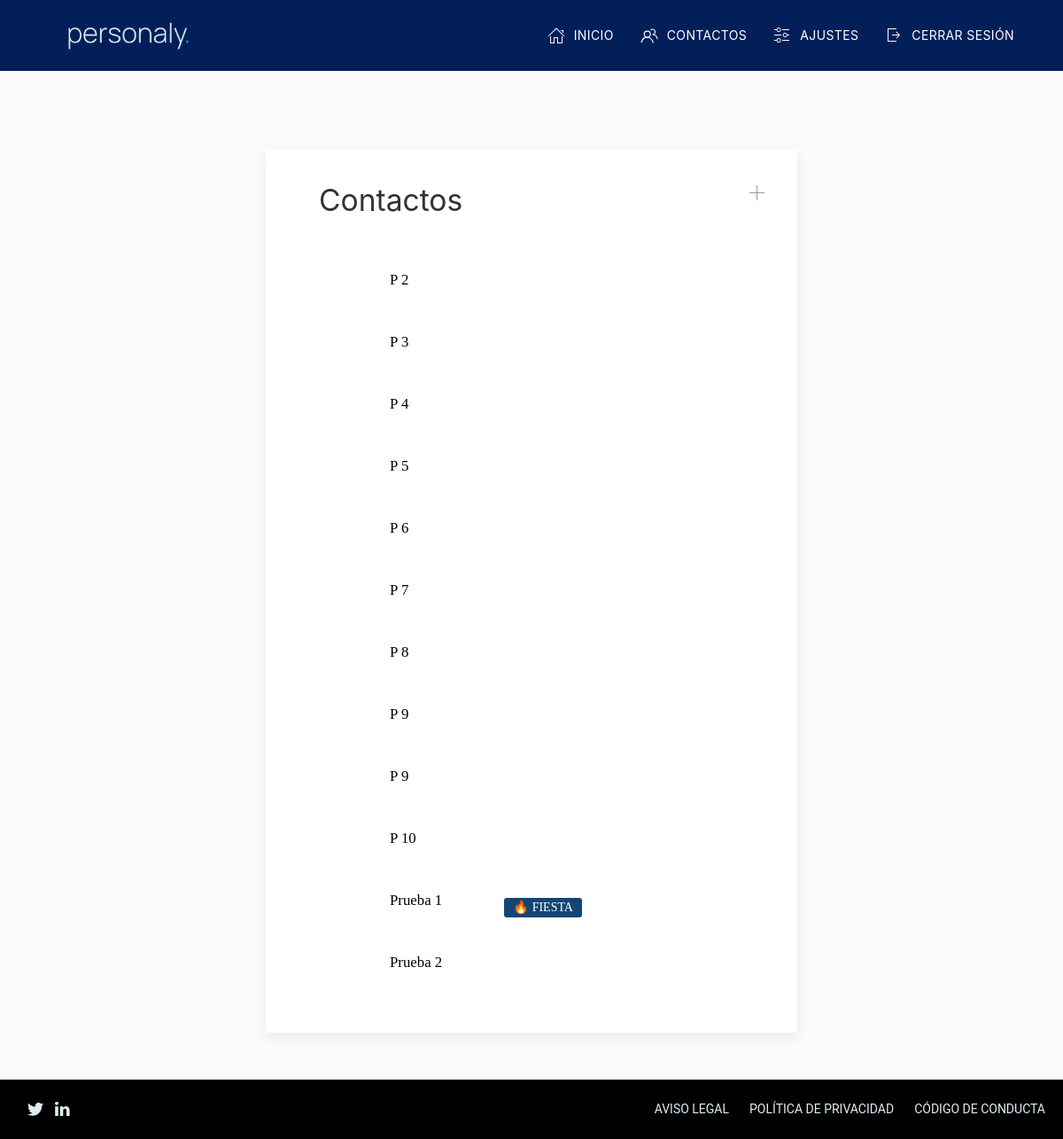
The page /es/app/contacts/ (signed in) on the database as committed earlier.
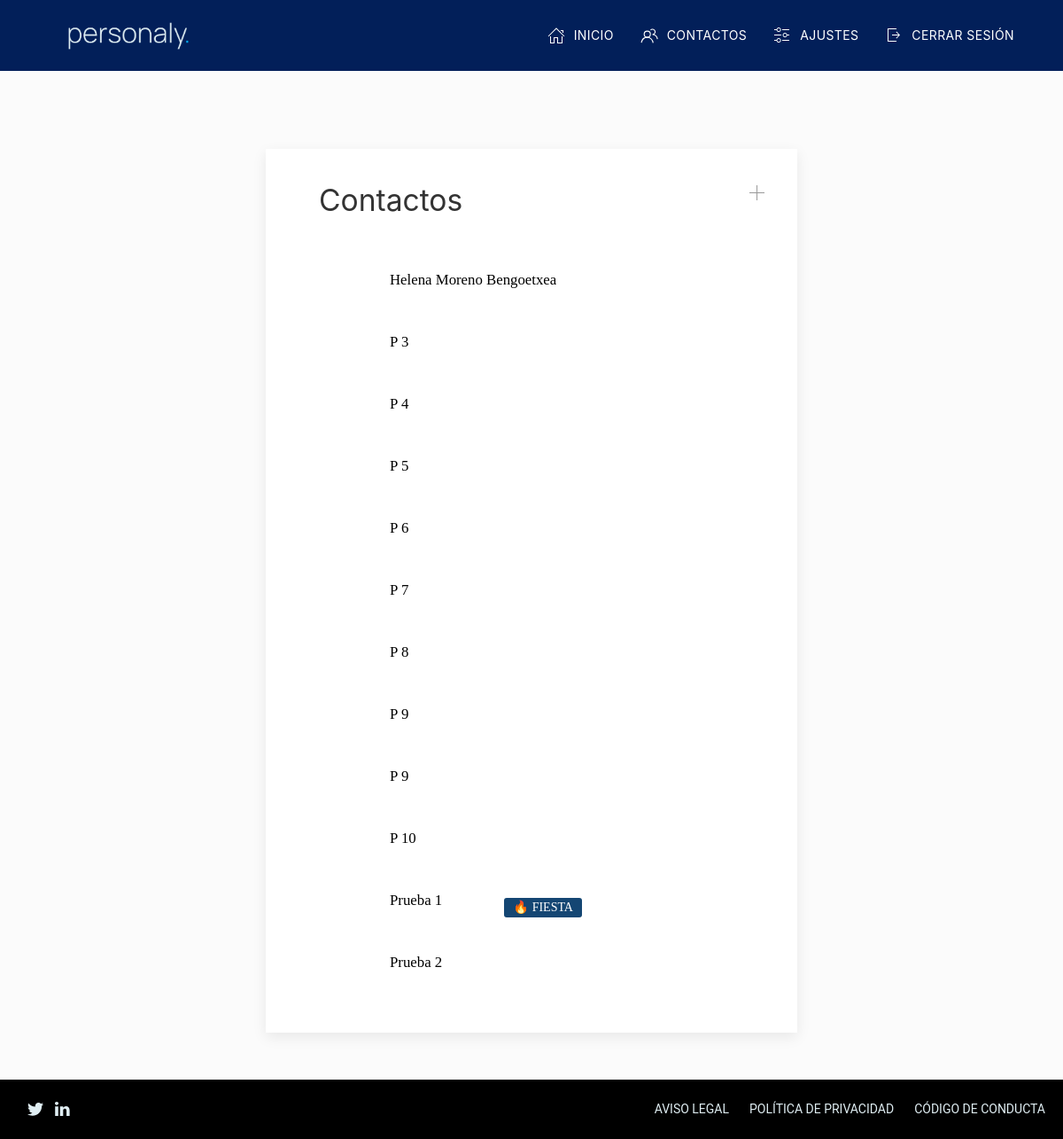
The same page on the database as committed later.
### dashboard/models.py (models this page shows, shortened)
class Contact(models.Model):
    id = models.UUIDField(primary_key=True, default=uuid.uuid4, editable=False)
    owner = models.ForeignKey(User, on_delete=models.CASCADE)
    name = models.TextField()
    surnames = models.TextField()
    location = models.TextField(blank=True)
    phone = PhoneField(blank=True)
    created_at = models.DateTimeField(auto_now_add=True)
    url = models.SlugField(blank=True, max_length=255)
    image_contact = models.ImageField(blank=True, upload_to='images_contacts', null=True, verbose_name='imagecontact')
    active = models.BooleanField(default=True)

class TagContact(models.Model):
    icon = models.CharField(blank=False, max_length=10)
    text = models.TextField(blank=False, max_length=20)
    owner = models.ForeignKey(User, on_delete=models.CASCADE)
    contact = models.ForeignKey(Contact, on_delete=models.CASCADE)

### dashboard/views.py (the view)
# urls.py: path('contacts/', views.contacts_list_view, name='contacts'),
@login_required
def contacts_list_view(request, form_add_contact=AddContactForm, errors=False):
    owner = request.user
    list_contacts = Contact.objects.filter(owner=owner, active=True).order_by('name')
    count_contacts = len(list_contacts)
    list_tags = TagContact.objects.filter(owner=owner)
    return render(request, 'dashboard/contacts_list.html', {'contact_list': list_contacts, 'tags_list': list_tags,
                                                            'form_add_contact': form_add_contact,
                                                            'count_contacts': count_contacts,
                                                            'errors': errors})

### dashboard/templates/dashboard/contacts_list.html (shortened to what this page needs)
{% extends 'app/base_app.html' %}
{% load i18n %}
{% load static %}
{% block content_main %}
    <div class="container-app  ">
        <div class="uk-flex uk-flex-center">
            <div class="uk-card  uk-card-default uk-card-body uk-width-1-2@m">
                <div class="card-title uk-flex-inline uk-margin-left uk-margin-bottom">
                    <h1 class="uk-heading-medium">{% translate "Contactos" %}</h1>
                    <ul class="uk-iconnav btn-actions-tittle uk-flex-right">
                        <li><a href="#add_contact" class="uk-icon-link" uk-icon="icon: plus"
                               uk-tooltip="title: {% translate "Añadir contacto" %}; pos: bottom-left" uk-toggle></a>
                    </ul>
                </div>
                {% if count_contacts == 0 %}
                    <div class="uk-container">
                        <div class="uk-flex-middle" uk-grid>
                            <div class="uk-width-2-3@m uk-flex-first">
                                <div class="uk-margin-left">
                                    <p>Aún no tienes contactos en personaly, añádelos y empieza a simplificar tu
                                        vida.</p>
                                </div>
                                <div class="uk-text-center">
                                    <button class="uk-button uk-button-secondary uk-button-large" type="button"
                                            uk-toggle="target: #add_contact">{% translate "Añadir contacto" %}</button>
                                </div>
                            </div>
                            <div class="uk-width-1-3@m ">
                                <img class="uk-preserve" width="400"
                                     src="{% static 'img/app/add_contact.svg' %}" alt="Sin contactos" uk-svg>
                            </div>
                        </div>
                    </div>
                {% else %}
                    {% for contact in contact_list %}
                        {% include "dashboard/contact_list/contact_list_items.html" with contact=contact tags_list=tags_list %}
                    {% endfor %}
                {% endif %}
            </div>
        </div>
    </div>
{% endblock %}

### dashboard/templates/dashboard/contact_list/contact_list_items.html (shortened to what this page needs)
{% load i18n %}
{% load static %}
<div class="uk-margin-bottom">
    <a href="{% url 'contact' contact.url %}">
        <div class="uk-button app-button-contact uk-width-1-1 ">
            <div class="uk-flex-inline uk-flex-middle">
                <div class="uk-flex-left uk-flex-inline uk-flex-bottom">
                    <div class="container-image-contact">
                        {% if contact.image_contact %}
                            <img class="uk-border-circle image-contact" width="50" height="50"
                                 data-src="/media{{ contact.image_contact }}"
                                 alt="{{ contact.name }} {{ contact.surnames }}" uk-img>
                        {% else %}
                            <img class="uk-border-circle image-contact" width="50" height="50"
                                 data-src="{% static 'img/app/contact_holder.jpg' %}"
                                 alt="{{ contact.name }} {{ contact.surnames }}" uk-img>
                        {% endif %}
                    </div>
                    <div class="text-button-contact uk-margin-left uk-flex-middle uk-margin-right"
                         id="info">{{ contact.name }} {{ contact.surnames }}</div>
                    {% for tag in tags_list %}
                        <div class="uk-container uk-flex-inline uk-flex-middle ">
                            {% if tag.contact == contact %}
                                <div class="uk-label tag-contact">
                                    <span class="tag-emoji">{{ tag.icon }}</span>
                                    <span class="text-tag-contact">{{ tag.text }}</span>
                                </div>
                            {% endif %}
                        </div>
                    {% endfor %}
                </div>
            </div>
        </div>
    </a>
</div>

Rows that differ between the two databases and show on the page:
no longer on this page (row edited): Contact: name "P", surnames "2"
added Contact: name "Helena", surnames "Moreno Bengoetxea"
